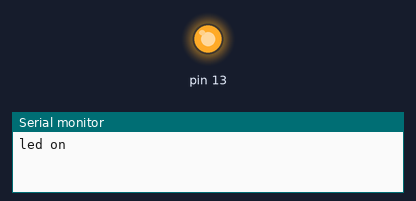
A sketch run on a simulated Arduino Mega 2560, built with avr-gcc and run on an emulated ATmega2560. On the bench: output pins drawn as LEDs (lit = HIGH), the last lines printed to the serial monitor.

Above: at 1.0 s.
At 5.5 s:
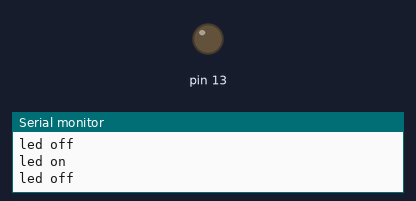
Timing chart, 0 to 6.9 s (numbered marks = the images above):
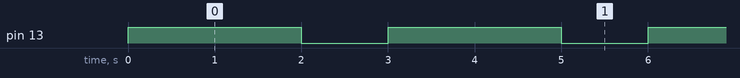

Measured:
- by itself, pin 13: alternates HIGH for 2.0 s and LOW for 1.0 s

The sketch:

Blink.ino
```cpp
// the setup function runs once when you press reset or power the board
void setup() {
  // initialize digital pin 13 as an output.
  pinMode(13, OUTPUT);
  Serial.begin(9600);
}

// the loop function runs over and over again forever
void loop() {
  Serial.println("led on");
  digitalWrite(13, HIGH);   // turn the LED on (HIGH is the voltage level)
  delay(2000);              // wait for a second
  digitalWrite(13, LOW);    // turn the LED off by making the voltage LOW
  Serial.println("led off");

  delay(1000);              // wait for a second

}
```
